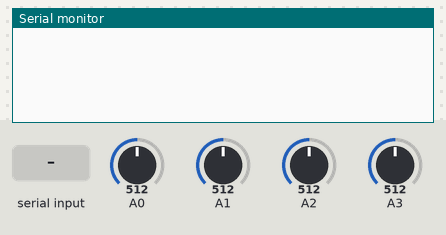
Simulated run of this sketch. Board: Teensy 4. Shown: the last lines printed to the serial monitor. The test bench sets the inputs (shaded band); at power-on: A0 = 512, A1 = 512, A2 = 512, A3 = 512. USB keyboard and mouse output is not drawn.

Above: at 1.2 s.
1.3 s: "T\n" received over Serial
At 2.0 s:
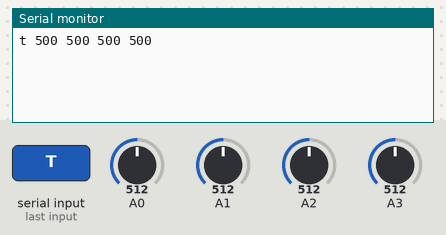
2.8 s: "v90\n" received over Serial
At 3.2 s:
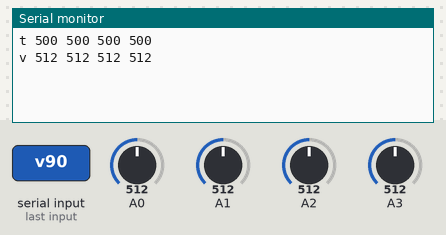

The sketch:

fsr.ino
```cpp
/* Code for creating a hardware FSR Pedal */

#include <inttypes.h>

#if !defined(__AVR_ATmega32U4__) && !defined(__AVR_ATmega328P__) && \
    !defined(__AVR_ATmega1280__) && !defined(__AVR_ATmega2560__)
  #define CAN_AVERAGE
#endif

#if defined(_SFR_BYTE) && defined(_BV) && defined(ADCSRA)
  #define CLEAR_BIT(sfr, bit) (_SFR_BYTE(sfr) &= ~_BV(bit))
  #define SET_BIT(sfr, bit) (_SFR_BYTE(sfr) |= _BV(bit))
#endif


#ifdef CORE_TEENSY
  // Use the Joystick library for Teensy
  void ButtonStart() {
    // Use Joystick.begin() for everything that's not Teensy 2.0.
    #ifndef __AVR_ATmega32U4__
      Joystick.begin();
    #endif
    Joystick.useManualSend(true);
  }
  void ButtonPress(uint8_t button_num) {
    Joystick.button(button_num, 1);
  }
  void ButtonRelease(uint8_t button_num) {
    Joystick.button(button_num, 0);
  }
#else
  #include <Keyboard.h>
  // And the Keyboard library for Arduino
  void ButtonStart() {
    Keyboard.begin();
  }
  void ButtonPress(uint8_t button_num) {
    Keyboard.press(button_num);
  }
  void ButtonRelease(uint8_t button_num) {
    Keyboard.release(button_num);
  }
#endif

// Default threshold value for each of the sensors.
const int16_t kDefaultThreshold = 500;
// Max window size for both of the moving averages classes.
const size_t kWindowSize = 50;
// Baud rate used for Serial communication. Technically ignored by Teensys.
const long kBaudRate = 115200;
// Max number of sensors per panel.
// NOTE(teejusb): This is arbitrary, if you need to support more sensors
// per panel then just change the following number.
const size_t kMaxSharedSensors = 2;
// Button numbers should start with 1 (Button0 is not a valid Joystick input).
// Automatically incremented when creating a new SensorState.
uint8_t curButtonNum = 219;

/*===========================================================================*/

// EXPERIMENTAL. Used to turn on the lights feature. Note, this might conflict
// some existing sensor pins so if you see some weird behavior it might be
// because of this. Uncomment the following line to enable the feature.

// #define ENABLE_LIGHTS

// We don't want to use digital pins 0 and 1 as they're needed for Serial
// communication so we start curLightPin from 2.
// Automatically incremented when creating a new SensorState.
#if defined(ENABLE_LIGHTS)
  uint8_t curLightPin = 2;
#endif

/*===========================================================================*/

// Calculates the Weighted Moving Average for a given period size.
// Values provided to this class should fall in [−32,768, 32,767] otherwise it
// may overflow. We use a 32-bit integer for the intermediate sums which we
// then restrict back down to 16-bits.
class WeightedMovingAverage {
 public:
  WeightedMovingAverage(size_t size) :
      size_(min(size, kWindowSize)), cur_sum_(0), cur_weighted_sum_(0),
      values_{}, cur_count_(0) {}

  int16_t GetAverage(int16_t value) {
    // Add current value and remove oldest value.
    // e.g. with value = 5 and cur_count_ = 0
    // [4, 3, 2, 1] -> 10 becomes 10 + 5 - 4 = 11 -> [5, 3, 2, 1]
    int32_t next_sum = cur_sum_ + value - values_[cur_count_];
    // Update weighted sum giving most weight to the newest value.
    // [1*4, 2*3, 3*2, 4*1] -> 20 becomes 20 + 4*5 - 10 = 30
    //     -> [4*5, 1*3, 2*2, 3*1]
    // Subtracting by cur_sum_ is the same as removing 1 from each of the weight
    // coefficients.
    int32_t next_weighted_sum = cur_weighted_sum_ + size_ * value - cur_sum_;
    cur_sum_ = next_sum;
    cur_weighted_sum_ = next_weighted_sum;
    values_[cur_count_] = value;
    cur_count_ = (cur_count_ + 1) % size_;
    // Integer division is fine here since both the numerator and denominator
    // are integers and we need to return an int anyways. Off by one isn't
    // substantial here.
    // Sum of weights = sum of all integers from [1, size_]
    int16_t sum_weights = ((size_ * (size_ + 1)) / 2);
    return next_weighted_sum/sum_weights;
  }

  // Delete default constructor. Size MUST be explicitly specified.
  WeightedMovingAverage() = delete;

 private:
  size_t size_;
  int32_t cur_sum_;
  int32_t cur_weighted_sum_;
  // Keep track of all values we have in a circular array.
  int16_t values_[kWindowSize];
  size_t cur_count_;
};

// Calculates the Hull Moving Average. This is one of the better smoothing
// algorithms that will smooth the input values without wildly distorting the
// input values while still being responsive to input changes.
//
// The algorithm is essentially:
//   1. Calculate WMA of input values with a period of n/2 and double it.
//   2. Calculate WMA of input values with a period of n and subtract it from
//      step 1.
//   3. Calculate WMA of the values from step 2 with a period of sqrt(2).
//
// HMA = WMA( 2 * WMA(input, n/2) - WMA(input, n), sqrt(n) )
class HullMovingAverage {
 public:
  HullMovingAverage(size_t size) :
      wma1_(size/2), wma2_(size), hull_(sqrt(size)) {}

  int16_t GetAverage(int16_t value) {
    int16_t wma1_value = wma1_.GetAverage(value);
    int16_t wma2_value = wma2_.GetAverage(value);
    int16_t hull_value = hull_.GetAverage(2 * wma1_value - wma2_value);

    return hull_value;
  }

  // Delete default constructor. Size MUST be explicitly specified.
  HullMovingAverage() = delete;

 private:
  WeightedMovingAverage wma1_;
  WeightedMovingAverage wma2_;
  WeightedMovingAverage hull_;
};

/*===========================================================================*/

// The class that actually evaluates a sensor and actually triggers the button
// press or release event. If there are multiple sensors added to a
// SensorState, they will all be evaluated first before triggering the event.
class SensorState {
 public:
  SensorState()
      : num_sensors_(0),
        #if defined(ENABLE_LIGHTS)
        kLightsPin(curLightPin++),
        #endif
        buttonNum(curButtonNum++) {
    for (size_t i = 0; i < kMaxSharedSensors; ++i) {
      sensor_ids_[i] = 0;
      individual_states_[i] = SensorState::OFF;
    }
    #if defined(ENABLE_LIGHTS)
      pinMode(kLightsPin, OUTPUT);
    #endif
  }

  void Init() {
    if (initialized_) {
      return;
    }
    buttonNum = curButtonNum++;
    initialized_ = true;
  }

  // Adds a new sensor to share this state with. If we try adding a sensor that
  // we don't have space for, it's essentially dropped.
  void AddSensor(uint8_t sensor_id) {
    if (num_sensors_ < kMaxSharedSensors) {
      sensor_ids_[num_sensors_++] = sensor_id;
    }
  }

  // Evaluates a single sensor as part of the shared state.
  void EvaluateSensor(uint8_t sensor_id,
                      int16_t cur_value,
                      int16_t user_threshold) {
    if (!initialized_) {
      return;
    }
    size_t sensor_index = GetIndexForSensor(sensor_id);

    // The sensor we're evaluating is not part of this shared state.
    // This should not happen.
    if (sensor_index == SIZE_MAX) {
      return;
    }

    // If we're above the threshold, turn the individual sensor on.
    if (cur_value >= user_threshold + kPaddingWidth) {
      individual_states_[sensor_index] = SensorState::ON;
    }

    // If we're below the threshold, turn the individual sensor off.
    if (cur_value < user_threshold - kPaddingWidth) {
      individual_states_[sensor_index] = SensorState::OFF;
    }

    // If we evaluated all the sensors this state applies to, only then
    // should we determine if we want to send a press/release event.
    bool all_evaluated = (sensor_index == num_sensors_ - 1);

    if (all_evaluated) {
      switch (combined_state_) {
        case SensorState::OFF:
          {
            // If ANY of the sensors triggered, then we trigger a button press.
            bool turn_on = false;
            for (size_t i = 0; i < num_sensors_; ++i) {
              if (individual_states_[i] == SensorState::ON) {
                turn_on = true;
                break;
              }
            }
            if (turn_on) {
              ButtonPress(buttonNum);
              combined_state_ = SensorState::ON;
              #if defined(ENABLE_LIGHTS)
                digitalWrite(kLightsPin, HIGH);
              #endif
            }
          }
          break;
        case SensorState::ON:
          {
            // ALL of the sensors must be off to trigger a release.
            // i.e. If any of them are ON we do not release.
            bool turn_off = true;
            for (size_t i = 0; i < num_sensors_; ++i) {
              if (individual_states_[i] == SensorState::ON) {
                turn_off = false;
              }
            }
            if (turn_off) {
              ButtonRelease(buttonNum);
              combined_state_ = SensorState::OFF;
              #if defined(ENABLE_LIGHTS)
                digitalWrite(kLightsPin, LOW);
              #endif
            }
          }
          break;
      }
    }
  }

  // Given a sensor_id, returns the index in the sensor_ids_ array.
  // Returns SIZE_MAX if not found.
  size_t GetIndexForSensor(uint8_t sensor_id) {
    for (size_t i = 0; i < num_sensors_; ++i) {
      if (sensor_ids_[i] == sensor_id) {
        return i;
      }
    }
    return SIZE_MAX;
  }

 private:
  // Ensures that Init() has been called at exactly once on this SensorState.
  bool initialized_;

  // The collection of sensors shared with this state.
  uint8_t sensor_ids_[kMaxSharedSensors];
  // The number of sensors this state combines with.
  size_t num_sensors_;

  // Used to determine the state of each individual sensor, as well as
  // the aggregated state.
  enum State { OFF, ON };
  // The evaluated state for each individual sensor.
  State individual_states_[kMaxSharedSensors];
  // The aggregated state.
  State combined_state_ = SensorState::OFF;

  // One-tailed width size to create a window around user_threshold to
  // mitigate fluctuations by noise.
  // TODO(teejusb): Make this a user controllable variable.
  const int16_t kPaddingWidth = 1;

  // The light pin this state corresponds to.
  #if defined(ENABLE_LIGHTS)
    const uint8_t kLightsPin;
  #endif

  // The button number this state corresponds to.
  // Set once in Init().
  uint8_t buttonNum;
};

/*===========================================================================*/

// Class containing all relevant information per sensor.
class Sensor {
 public:
  Sensor(uint8_t pin_value, SensorState* sensor_state = nullptr)
      : initialized_(false), pin_value_(pin_value),
        user_threshold_(kDefaultThreshold),
        #if defined(CAN_AVERAGE)
          moving_average_(kWindowSize),
        #endif
        offset_(0), sensor_state_(sensor_state),
        should_delete_state_(false) {}

  ~Sensor() {
    if (should_delete_state_) {
      delete sensor_state_;
    }
  }

  void Init(uint8_t sensor_id) {
    // Sensor should only be initialized once.
    if (initialized_) {
      return;
    }
    // Sensor IDs should be 1-indexed thus they must be non-zero.
    if (sensor_id == 0) {
      return;
    }

    // There is no state for this sensor, create one.
    if (sensor_state_ == nullptr) {
      sensor_state_ = new SensorState();
      // If this sensor created the state, then it's in charge of deleting it.
      should_delete_state_ = true;
    }

    // Initialize the sensor state.
    // This sets the button number corresponding to the sensor state.
    // Trying to re-initialize a sensor_state_ is a no-op, so no harm in
    sensor_state_->Init();

    // If this sensor hasn't been added to the state, then try adding it.
    if (sensor_state_->GetIndexForSensor(sensor_id) == SIZE_MAX) {
      sensor_state_->AddSensor(sensor_id);
    }
    sensor_id_ = sensor_id;
    initialized_ = true;
  }

  // Fetches the sensor value and maybe triggers the button press/release.
  void EvaluateSensor(bool willSend) {
    if (!initialized_) {
      return;
    }
    // If this sensor was never added to the state, then return early.
    if (sensor_state_->GetIndexForSensor(sensor_id_) == SIZE_MAX) {
      return;
    }

    int16_t sensor_value = analogRead(pin_value_);

    #if defined(CAN_AVERAGE)
      // Fetch the updated Weighted Moving Average.
      cur_value_ = moving_average_.GetAverage(sensor_value) - offset_;
      cur_value_ = constrain(cur_value_, 0, 1023);
    #else
      // Don't use averaging for Arduino Leonardo, Uno, Mega1280, and Mega2560
      // since averaging seems to be broken with it. This should also include
      // the Teensy 2.0 as it's the same board as the Leonardo.
      // TODO(teejusb): Figure out why and fix. Maybe due to different integer
      // widths?
      cur_value_ = sensor_value - offset_;
    #endif

    if (willSend) {
      sensor_state_->EvaluateSensor(
        sensor_id_, cur_value_, user_threshold_);
    }
  }

  void UpdateThreshold(int16_t new_threshold) {
    user_threshold_ = new_threshold;
  }

  int16_t UpdateOffset() {
    // Update the offset with the last read value. UpdateOffset should be
    // called with no applied pressure on the panels so that it will be
    // calibrated correctly.
    offset_ = cur_value_;
    return offset_;
  }

  int16_t GetCurValue() {
    return cur_value_;
  }

  int16_t GetThreshold() {
    return user_threshold_;
  }

  // Delete default constructor. Pin number MUST be explicitly specified.
  Sensor() = delete;

 private:
  // Ensures that Init() has been called at exactly once on this Sensor.
  bool initialized_;
  // The pin on the Teensy/Arduino corresponding to this sensor.
  uint8_t pin_value_;

  // The user defined threshold value to activate/deactivate this sensor at.
  int16_t user_threshold_;

  #if defined(CAN_AVERAGE)
  // The smoothed moving average calculated to reduce some of the noise.
  HullMovingAverage moving_average_;
  #endif

  // The latest value obtained for this sensor.
  int16_t cur_value_;
  // How much to shift the value read by during each read.
  int16_t offset_;

  // Since many sensors may refer to the same input this may be shared among
  // other sensors.
  SensorState* sensor_state_;
  // Used to indicate if the state is owned by this instance, or if it was
  // passed in from outside
  bool should_delete_state_;

  // A unique number corresponding to this sensor. Set during Init().
  uint8_t sensor_id_;
};

/*===========================================================================*/

// Defines the sensor collections and sets the pins for them appropriately.
//
// If you want to use multiple sensors in one panel, you will want to share
// state across them. In the following example, the first and second sensors
// share state. The maximum number of sensors that can be shared for one panel
// is controlled by the kMaxSharedSensors constant at the top of this file, but
// can be modified as needed.
//
// SensorState state1;
// Sensor kSensors[] = {
//   Sensor(A0, &state1),
//   Sensor(A1, &state1),
//   Sensor(A2),
//   Sensor(A3),
//   Sensor(A4),
// };

Sensor kSensors[] = {
  Sensor(A0),
  Sensor(A1),
  Sensor(A2),
  Sensor(A3),
};
const size_t kNumSensors = sizeof(kSensors)/sizeof(Sensor);

/*===========================================================================*/

class SerialProcessor {
 public:
   void Init(long baud_rate) {
    Serial.begin(baud_rate);
  }

  void CheckAndMaybeProcessData() {
    while (Serial.available() > 0) {
      size_t bytes_read = Serial.readBytesUntil(
          '\n', buffer_, kBufferSize - 1);
      buffer_[bytes_read] = '\0';

      if (bytes_read == 0) { return; }

      switch(buffer_[0]) {
        case 'o':
        case 'O':
          UpdateOffsets();
          break;
        case 'v':
        case 'V':
          PrintValues();
          break;
        case 't':
        case 'T':
          PrintThresholds();
          break;
        case '0' ... '9': // Case ranges are non-standard but work in gcc
          UpdateAndPrintThreshold(bytes_read);
        default:
          break;
      }
    }
  }

  void UpdateAndPrintThreshold(size_t bytes_read) {
    // Need to specify:
    // Sensor number + Threshold value, separated by a space.
    // {0, 1, 2, 3,...} + "0"-"1023"
    // e.g. 3 180 (fourth FSR, change threshold to 180)

    if (bytes_read < 3 || bytes_read > 7) { return; }

    char* next = nullptr;
    size_t sensor_index = strtoul(buffer_, &next, 10);
    if (sensor_index >= kNumSensors) { return; }

    int16_t sensor_threshold = strtol(next, nullptr, 10);
    if (sensor_threshold < 0 || sensor_threshold > 1023) { return; }

    kSensors[sensor_index].UpdateThreshold(sensor_threshold);
    PrintThresholds();
  }

  void UpdateOffsets() {
    for (size_t i = 0; i < kNumSensors; ++i) {
      kSensors[i].UpdateOffset();
    }
  }

  void PrintValues() {
    Serial.print("v");
    for (size_t i = 0; i < kNumSensors; ++i) {
      Serial.print(" ");
      Serial.print(kSensors[i].GetCurValue());
    }
    Serial.print("\n");
  }

  void PrintThresholds() {
    Serial.print("t");
    for (size_t i = 0; i < kNumSensors; ++i) {
      Serial.print(" ");
      Serial.print(kSensors[i].GetThreshold());
    }
    Serial.print("\n");
  }

 private:
   static const size_t kBufferSize = 64;
   char buffer_[kBufferSize];
};

/*===========================================================================*/

SerialProcessor serialProcessor;
// Timestamps are always "unsigned long" regardless of board type So don't need
// to explicitly worry about the widths.
unsigned long lastSend = 0;
// loopTime is used to estimate how long it takes to run one iteration of
// loop().
long loopTime = -1;

void setup() {
  serialProcessor.Init(kBaudRate);
  ButtonStart();
  for (size_t i = 0; i < kNumSensors; ++i) {
    // Button numbers should start with 1.
    kSensors[i].Init(i + 1);
    kSensors[i].UpdateThreshold(kDefaultThreshold);

  }

  #if defined(CLEAR_BIT) && defined(SET_BIT)
	  // Set the ADC prescaler to 16 for boards that support it,
	  // which is a good balance between speed and accuracy.
	  // More information can be found here: http://www.gammon.com.au/adc
	  SET_BIT(ADCSRA, ADPS2);
	  CLEAR_BIT(ADCSRA, ADPS1);
	  CLEAR_BIT(ADCSRA, ADPS0);
  #endif
}

void loop() {
  unsigned long startMicros = micros();
  // We only want to send over USB every millisecond, but we still want to
  // read the analog values as fast as we can to have the most up to date
  // values for the average.
  static bool willSend;
  // Separate out the initialization and the update steps for willSend.
  // Since willSend is static, we want to make sure we update the variable
  // every time we loop.
  willSend = (loopTime == -1 || startMicros - lastSend + loopTime >= 1000);

  serialProcessor.CheckAndMaybeProcessData();

  for (size_t i = 0; i < kNumSensors; ++i) {
    kSensors[i].EvaluateSensor(willSend);
  }

  if (willSend) {
    lastSend = startMicros;
    #ifdef CORE_TEENSY
        Joystick.send_now();
    #endif
  }

  if (loopTime == -1) {
    loopTime = micros() - startMicros;
  }
}
```

Measured:
- after the input at 1.3 s, the serial monitor: prints a new line at once (image 1)
- after the input at 2.8 s, the serial monitor: prints a new line at once (image 2)
